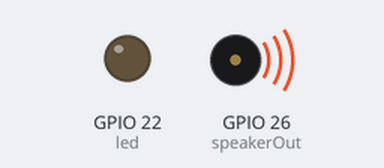
Bench run of a sketch on a simulated ESP32. On the bench: output pins drawn as LEDs (lit = HIGH), buzzer (waves = sounding).

Above: at 0.25 s.
At 10.5 s:
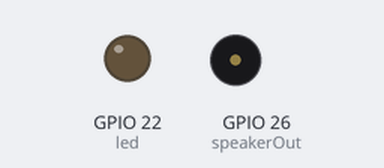
Timing chart, 0 to 13.0 s (numbered marks = the images above):
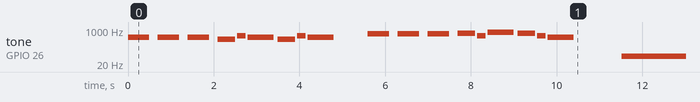

The sketch:

StarWards.ino
```cpp
#define S  0
#define B0  31
#define C1  33 //do
#define CS1 35 //do#
#define D1  37 //re
#define DS1 39 //re#
#define E1  41
#define F1  44
#define FS1 46
#define G1  49
#define GS1 52
#define A1  55
#define AS1 58
#define B1  62
#define C2  65
#define CS2 69
#define D2  73
#define DS2 78
#define E2  82
#define F2  87
#define FS2 93
#define G2  98
#define GS2 104
#define A2  110
#define AS2 117
#define B2  123
#define C3  131
#define CS3 139
#define D3  147
#define DS3 156
#define E3  165
#define F3  175
#define FS3 185
#define G3  196
#define GS3 208
#define A3  220
#define AS3 233
#define B3  247
#define C4  262
#define CS4 277
#define D4  294
#define DS4 311
#define E4  330
#define F4  349
#define FS4 370
#define G4  392
#define GS4 415
#define A4  440
#define AS4 466
#define B4  494
#define C5  523
#define CS5 554
#define D5  587
#define DS5 622
#define E5  659
#define F5  698
#define FS5 740
#define G5  784
#define GS5 831
#define A5  880
#define AS5 932
#define B5  988
#define C6  1047
#define CS6 1109
#define D6  1175
#define DS6 1245
#define E6  1319
#define F6  1397
#define FS6 1480
#define G6  1568
#define GS6 1661
#define A6  1760
#define AS6 1865
#define B6  1976
#define C7  2093
#define CS7 2217
#define D7  2349
#define DS7 2489
#define E7  2637
#define F7  2794
#define FS7 2960
#define G7  3136
#define GS7 3322
#define A7  3520
#define AS7 3729
#define B7  3951
#define C8  4186
#define CS8 4435
#define D8  4699
#define DS8 4978

#define r 4000  //redonda
#define b 2000  //blanca
#define n 1000  //negra
#define c 500   //corchea
#define s 250   //semicorchea
#define f 125   //fusa
#define g 62    //semifusa

int led = 22;
int speakerOut = 26;

// Melody 1: Star Wars Imperial March

int melody1[] = { A4, S, A4, S, A4, S, F4, S, C5, S, A4, S, F4, S, C5, S, A4, S, E5, S, E5, S, E5, S, F5, S, C5, S, G5, S, F5, S, C5, S, A4, S};
int beats1[] = { 50, 20, 50, 20, 50, 20, 40, 5, 20, 5, 60, 10, 40, 5, 20, 5, 60, 80, 50, 20, 50, 20, 50, 20, 40, 5, 20, 5, 60, 10, 40, 5, 20, 5, 60, 40};

int MAX_COUNT = sizeof(melody1) / 2;
void setup() {

pinMode(speakerOut, OUTPUT);

pinMode(led, OUTPUT);
Serial.begin(9600);

}

void loop() {
for (int iTono = 0; iTono < MAX_COUNT; iTono++)
  {
   tone(speakerOut, melody1[iTono]);
   delay(beats1[iTono]*10);
  }
  noTone(speakerOut);
  delay(2000);
}

void tone(byte pin, int freq) {
  ledcSetup(0, 2000, 8); // setup beeper
  ledcAttachPin(pin, 0); // attach beeper
  ledcWriteTone(0, freq); // play tone
}
void noTone(byte pin) {
  tone(pin, 0);
}
```

Measured:
- by itself, tone on GPIO 26 (speakerOut): plays 440 Hz for 0.50 s, 440 Hz for 0.50 s, 440 Hz for 0.50 s, 349 Hz for 0.40 s, 523 Hz for 0.20 s, 440 Hz for 0.60 s … (19 notes in this stretch)
